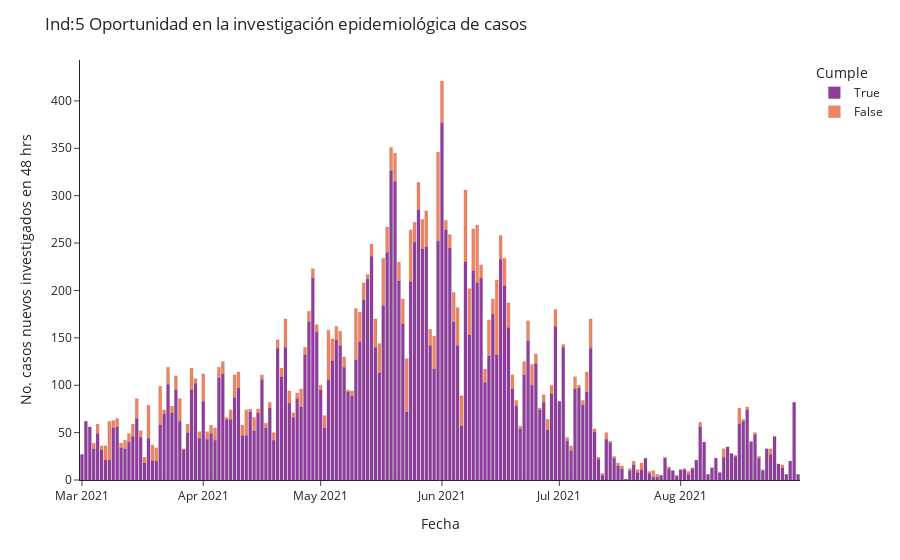

Write notebook code for a chart like this one.
### Code cell
# Crea gráfico de etapa_clinica regional por semana epidemiologica

px.bar(df_seguimiento_ind5.groupby(['fecha_cumple_requisitos', 'ind5']).count()[['n_folio']].reset_index(),
        x= 'fecha_cumple_requisitos',
        y= 'n_folio',
        color= 'ind5',
        color_discrete_map={
            True: '#750D86',
            False: '#EB663B',#rgb(222,203,228)#C075A6
            
          },
        labels={'ind5':'Cumple'}, 
       ).update_layout(title= 'Ind:5 Oportunidad en la investigación epidemiológica de casos',
                    yaxis_title='No. casos nuevos investigados en 48 hrs',
                    xaxis_title='Fecha',
                    template='simple_white',    ).update_traces(marker_line_color='rgb(0,0,0)',
                                      marker_line_width=0.1, 
                                      opacity=0.8
                                     )                     
                    #xaxis=dict(tickmode = 'array',
                     #             tickvals = list(range(12,88,3)),
                      #            ticktext = list(list(range(12,54,3))+list(range(1,88,3))),
                      #           ),
               #     ).add_vline(x=53.5, line_width=3, line_dash='dash', line_color='gray'
                #               ).add_vrect(x0='50', x1='50', 
                 #                          annotation_text='2020', 
                  #                         annotation_position='top right',
                   #                        annotation=dict(font_size=18, 
                    #                                       font_family="'Open Sans', verdana, arial, sans-serif"),
                     #                                      opacity=0, 
                      #                                     line_width=0
                       #                   ).add_vrect(x0='84', x1='86', 
                        #                   annotation_text='2021', 
                         #                  annotation_position='top right',
                          #                 annotation=dict(font_size=18, 
                           #                                font_family="'Open Sans', verdana, arial, sans-serif"),
                            #                               opacity=0, 
                             #                              line_width=0)

### Figure 1 — Plotly figure (JSON) as saved in the notebook; plotly's stock layout.template omitted (floating-point values rounded to 4 significant figures; data arrays with more than 128 entries replaced by an {"elided": "..."} marker saying what was removed)
{"data": [{"alignmentgroup": "True", "hovertemplate": "Cumple=True<br>fecha_cumple_requisitos=%{x}<br>n_folio=%{y}<extra></extra>", "legendgroup": "True", "marker": {"color": "#750D86", "line": {"color": "rgb(0,0,0)", "width": 0.1}}, "name": "True", "offsetgroup": "True", "opacity": 0.8, "orientation": "v", "showlegend": true, "textposition": "auto", "type": "bar", "x": {"elided": "184 str values"}, "xaxis": "x", "y": {"elided": "184 int values"}, "yaxis": "y"}, {"alignmentgroup": "True", "hovertemplate": "Cumple=False<br>fecha_cumple_requisitos=%{x}<br>n_folio=%{y}<extra></extra>", "legendgroup": "False", "marker": {"color": "#EB663B", "line": {"color": "rgb(0,0,0)", "width": 0.1}}, "name": "False", "offsetgroup": "False", "opacity": 0.8, "orientation": "v", "showlegend": true, "textposition": "auto", "type": "bar", "x": {"elided": "160 str values"}, "xaxis": "x", "y": {"elided": "160 int values"}, "yaxis": "y"}], "layout": {"barmode": "relative", "legend": {"title": {"text": "Cumple"}, "tracegroupgap": 0}, "margin": {"t": 60}, "title": {"text": "Ind:5 Oportunidad en la investigación epidemiológica de casos"}, "xaxis": {"anchor": "y", "domain": [0, 1], "title": {"text": "Fecha"}}, "yaxis": {"anchor": "x", "domain": [0, 1], "title": {"text": "No. casos nuevos investigados en 48 hrs"}}}}
